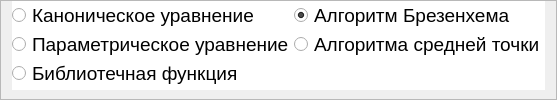
        <widget class="QFrame" name="frame_2">
         <property name="font">
          <font>
           <pointsize>14</pointsize>
          </font>
         </property>
         <property name="frameShape">
          <enum>QFrame::StyledPanel</enum>
         </property>
         <property name="frameShadow">
          <enum>QFrame::Raised</enum>
         </property>
         <layout class="QVBoxLayout" name="verticalLayout_11">
          <property name="spacing">
           <number>3</number>
          </property>
          <property name="topMargin">
           <number>0</number>
          </property>
          <property name="bottomMargin">
           <number>9</number>
          </property>
          <item>
           <widget class="QWidget" name="algos_wgt" native="true">
            <property name="font">
             <font>
              <pointsize>14</pointsize>
             </font>
            </property>
            <property name="styleSheet">
             <string notr="true">background-color: rgb(255, 255, 255);</string>
            </property>
            <layout class="QHBoxLayout" name="horizontalLayout">
             <property name="spacing">
              <number>0</number>
             </property>
             <property name="leftMargin">
              <number>0</number>
             </property>
             <property name="topMargin">
              <number>0</number>
             </property>
             <property name="rightMargin">
              <number>0</number>
             </property>
             <property name="bottomMargin">
              <number>0</number>
             </property>
             <item>
              <layout class="QVBoxLayout" name="verticalLayout_2">
               <item>
                <widget class="QRadioButton" name="canon_eq_rb">
                 <property name="font">
                  <font>
                   <pointsize>14</pointsize>
                  </font>
                 </property>
                 <property name="text">
                  <string>Каноническое уравнение</string>
                 </property>
                 <property name="checked">
                  <bool>false</bool>
                 </property>
                 <attribute name="buttonGroup">
                  <string notr="true">algos_btn_gp</string>
                 </attribute>
                </widget>
               </item>
               <item>
                <widget class="QRadioButton" name="param_eq_rb">
                 <property name="font">
                  <font>
                   <pointsize>14</pointsize>
                  </font>
                 </property>
                 <property name="text">
                  <string>Параметрическое уравнение</string>
                 </property>
                 <property name="checked">
                  <bool>false</bool>
                 </property>
                 <attribute name="buttonGroup">
                  <string notr="true">algos_btn_gp</string>
                 </attribute>
                </widget>
               </item>
               <item>
                <widget class="QRadioButton" name="lib_rb">
                 <property name="font">
                  <font>
                   <pointsize>14</pointsize>
                  </font>
                 </property>
                 <property name="text">
                  <string>Библиотечная функция</string>
                 </property>
                 <property name="checked">
                  <bool>false</bool>
                 </property>
                 <attribute name="buttonGroup">
                  <string notr="true">algos_btn_gp</string>
                 </attribute>
                </widget>
               </item>
              </layout>
             </item>
             <item>
              <layout class="QVBoxLayout" name="verticalLayout">
               <item>
                <widget class="QRadioButton" name="brez_rb">
                 <property name="font">
                  <font>
                   <pointsize>14</pointsize>
                  </font>
                 </property>
                 <property name="text">
                  <string>Алгоритм Брезенхема</string>
                 </property>
                 <property name="checked">
                  <bool>true</bool>
                 </property>
                 <attribute name="buttonGroup">
                  <string notr="true">algos_btn_gp</string>
                 </attribute>
                </widget>
               </item>
               <item>
                <widget class="QRadioButton" name="mid_point_rb">
                 <property name="font">
                  <font>
                   <pointsize>14</pointsize>
                  </font>
                 </property>
                 <property name="text">
                  <string>Алгоритма средней точки</string>
                 </property>
                 <attribute name="buttonGroup">
                  <string notr="true">algos_btn_gp</string>
                 </attribute>
                </widget>
               </item>
               <item>
                <widget class="QLabel" name="label_21">
                 <property name="font">
                  <font>
                   <pointsize>14</pointsize>
                  </font>
                 </property>
                 <property name="text">
                  <string/>
                 </property>
                </widget>
               </item>
              </layout>
             </item>
            </layout>
           </widget>
          </item>
         </layout>
        </widget>
